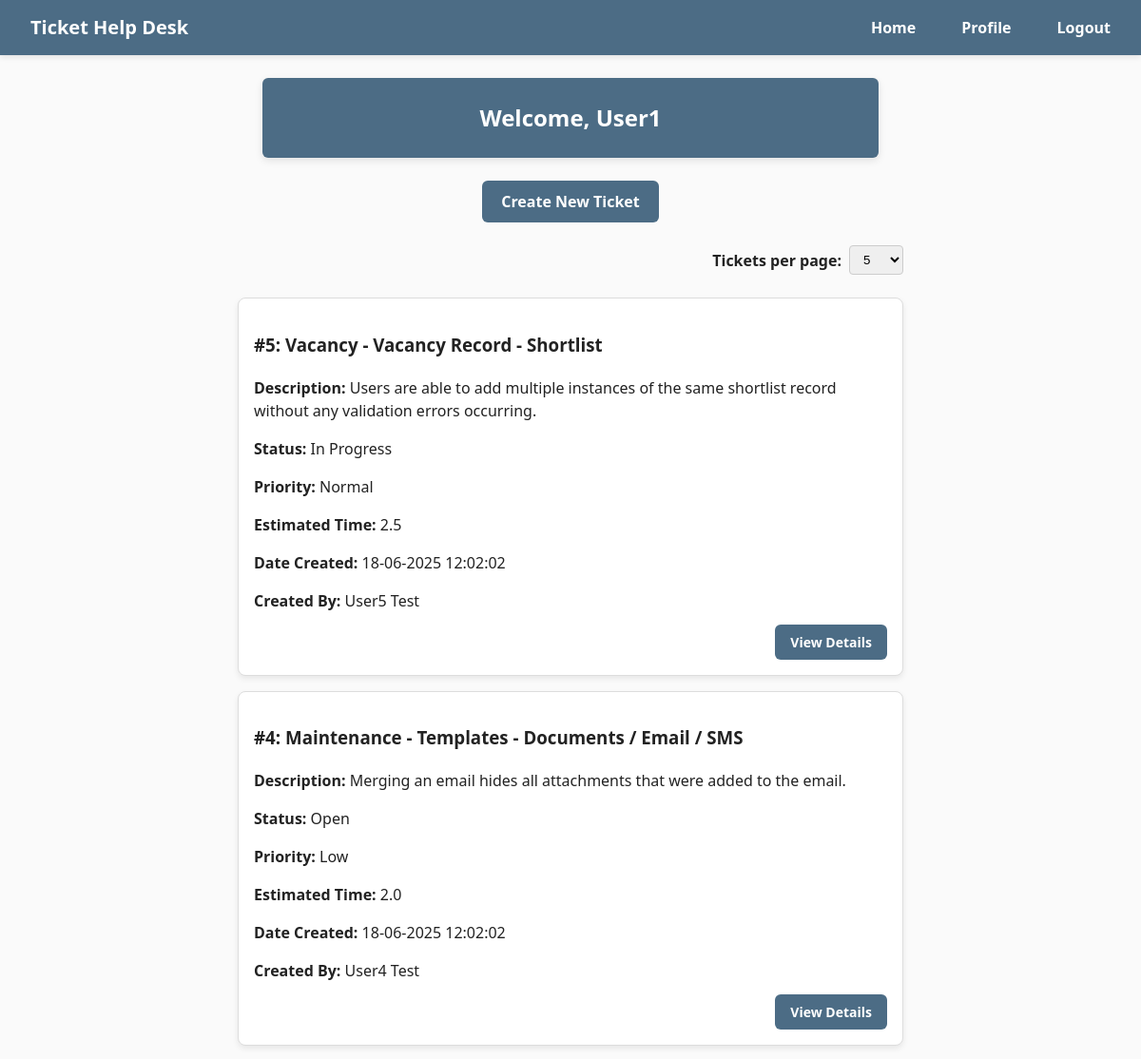
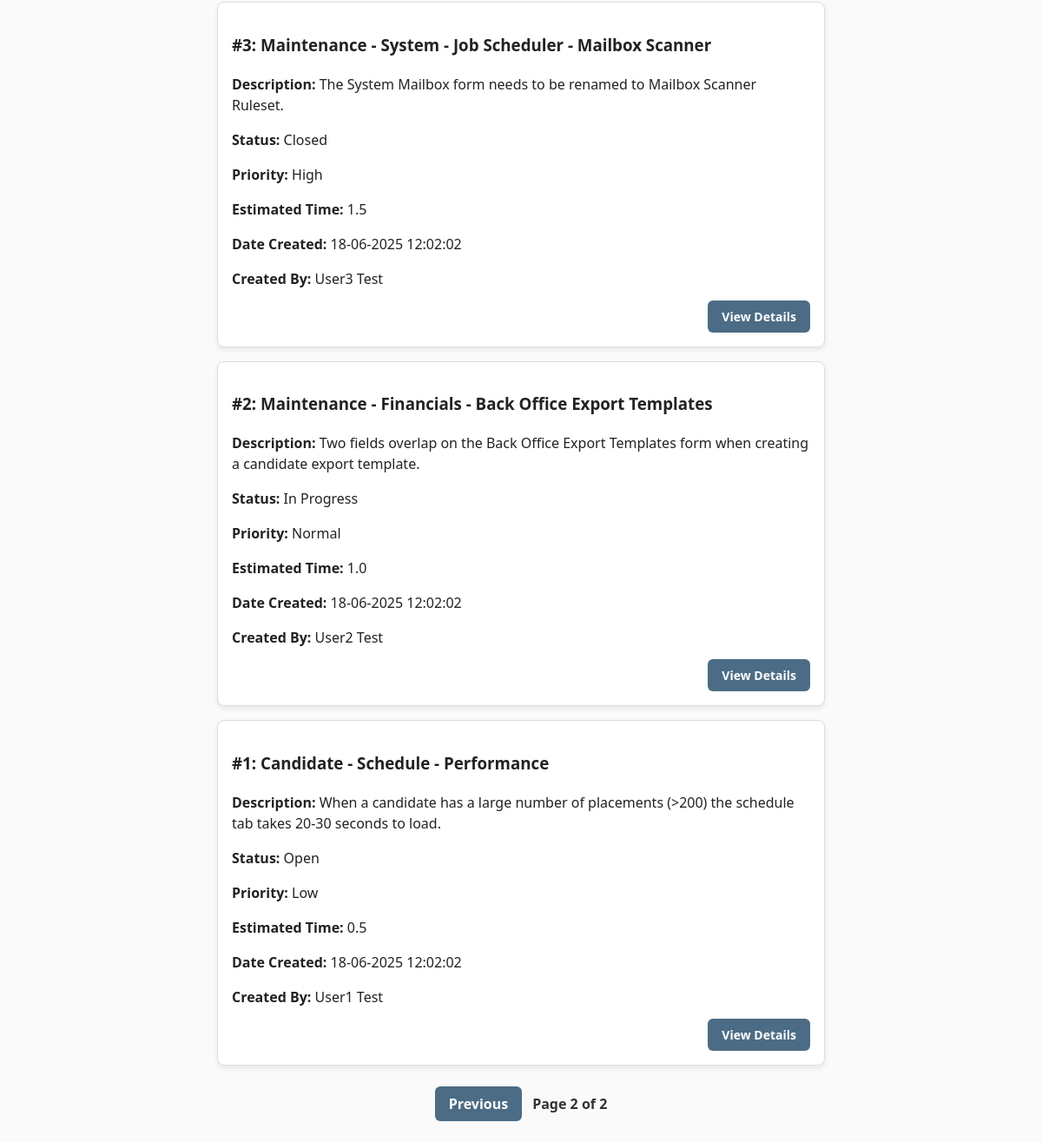
/?page=2&per_page=5 (signed in), run on the app's committed database (2 pictures, top to bottom).
### HelpDeskTicketingSystem/models/UserModel.py (models this page shows)
class User(db.Model, UserMixin):
    id = db.Column(db.Integer, primary_key=True)
    forename = db.Column(db.String(50))
    surname = db.Column(db.String(50))
    email = db.Column(db.String(150), unique=True)
    password = db.Column(db.String(20))
    account_type = db.Column(db.String(20), nullable=False)

### HelpDeskTicketingSystem/models/TicketModel.py (models this page shows)
class Ticket(db.Model):
    id = db.Column(db.Integer, primary_key=True)
    subject = db.Column(db.String(100), nullable=False)
    description = db.Column(db.Text, nullable=False)
    status = db.Column(db.String(20), nullable=False)
    priority = db.Column(db.String(20), nullable=False)
    estimated_time = db.Column(db.Float, nullable=False)
    date_created = db.Column(db.DateTime(timezone=True), default=func.current_timestamp())
    date_updated = db.Column(db.DateTime(timezone=True), default=func.current_timestamp(), onupdate=func.current_timestamp())
    user_id = db.Column(db.Integer, db.ForeignKey('user.id'))
    user = relationship('User', backref='tickets')

### HelpDeskTicketingSystem/views/home.py (the view)
@home_bp.route('/')
@login_required
def home():
    page = request.args.get('page', 1, type=int)
    per_page = request.args.get('per_page', 5, type=int)
    if current_user.account_type == 'Administrator':
        tickets = Ticket.query.order_by(Ticket.id.desc()).paginate(page=page, per_page=per_page)
    else:
        tickets = Ticket.query.filter_by(user_id=current_user.id).order_by(Ticket.id.desc()).paginate(page=page, per_page=per_page)
    return render_template("home.html", user=current_user, tickets=tickets, per_page=per_page)

### HelpDeskTicketingSystem/__init__.py (called while the page is built)
def create_app(config_class=None):
    app = Flask(__name__)
    if config_class:
        app.config.from_object(config_class)
    else:
        app.config.from_object(Config)
    db.init_app(app)
    login_manager.init_app(app)
    login_manager.login_view = 'auth.login'
    from .views.home import home_bp
    from .views.auth import auth_bp
    from .views.users import users_bp
    from .views.tickets import tickets_bp
    app.register_blueprint(home_bp, url_prefix='/')
    app.register_blueprint(auth_bp, url_prefix='/')
    app.register_blueprint(tickets_bp, url_prefix='/')
    app.register_blueprint(users_bp, url_prefix='/')
    create_database(app)
    from .models import User
    @login_manager.user_loader
    def load_user(user_id):
        return User.query.get(int(user_id))
    return app

### HelpDeskTicketingSystem/templates/home.html (shortened to what this page needs)
{% extends "base.html" %}
{% block content %}
  <h2>Welcome, {{ user.forename }}</h2>
  <div class="create-ticket-wrapper">
    <a href="{{ url_for('tickets.create_ticket') }}" class="btn btn-primary btn-new-ticket">Create New Ticket</a>
  </div>
  <div class="per-page-form-wrapper">
  <form method="get" action="{{ url_for('home.home') }}" class="per-page-form">
    <label for="per_page">Tickets per page:</label>
    <select name="per_page" id="per_page" onchange="this.form.submit()">
      {% for option in [5, 10, 15, 20] %}
        <option value="{{ option }}" {% if per_page == option %}selected{% endif %}>{{ option }}</option>
      {% endfor %}
    </select>
  </form>
  </div>
  <br>
  {% if tickets.items %}
    <div class="list-group">
      {% for ticket in tickets.items %}
        <div class="entity-card entity-card--list">
          <h3>#{{ ticket.id }}: {{ ticket.subject }}</h3>
          <p><strong>Description:</strong> {{ ticket.description }}</p>
          <p><strong>Status:</strong> {{ ticket.status }}</p>
          <p><strong>Priority:</strong> {{ ticket.priority }}</p>
          <p><strong>Estimated Time:</strong> {{ ticket.estimated_time }}</p>
          <p><strong>Date Created:</strong> {{ ticket.date_created.strftime('%d-%m-%Y %H:%M:%S') }}</p>
          {% if current_user.account_type == 'Administrator' %}
            <p><strong>Created By:</strong> {{ ticket.user.forename }} {{ ticket.user.surname }}</p>
          {% endif %}
          <a href="{{ url_for('tickets.ticket_details', ticket_id=ticket.id) }}" class="btn btn-primary">View Details</a>
        </div>
      {% endfor %}
    </div>
    <div class="pagination">
      {% if tickets.has_prev %}
        <a href="{{ url_for('home.home', page=tickets.prev_num, per_page=per_page) }}" class="btn btn-secondary">Previous</a>
      {% endif %}
      Page {{ tickets.page }} of {{ tickets.pages }}
    </div>
  {% else %}
    <p class="no-tickets">No tickets are associated with this user.</p>
  {% endif %}
{% endblock %}

### HelpDeskTicketingSystem/static/main.css (style rules this page uses)
body { margin: 0; padding: 0; font-family: "Segoe UI", sans-serif; font-size: 16px; line-height: 1.5; color: #222; background-color: #fafafa; }
h2 { background: #fff; padding: 24px; border-radius: 6px; box-shadow: 0 3px 8px rgba(0, 0, 0, 0.1); max-width: 600px; margin: 0 auto; text-align: center; margin-bottom: 24px; background-color: #4C6C85; color: #fff; }
a { color: #4C6C85; text-decoration: none; }
p { color: #222; text-decoration: none; font-weight: 300; }
.create-ticket-wrapper { text-align: center; margin: 24px 0; }
.btn-new-ticket { display: inline-block; background-color: #4C6C85; color: #fff; padding: 10px 20px; font-size: 1rem; font-weight: 600; border: none; border-radius: 6px; cursor: pointer; transition: background-color 0.2s ease; }
.per-page-form-wrapper { display: flex; justify-content: flex-end; max-width: 700px; margin: 0 16px 0 100px; padding: 0; }
.per-page-form { display: flex; justify-content: flex-end; align-items: center; gap: 8px; font-weight: 600; margin: 0; margin-left: 32px; }
.per-page-form label { margin: 0; font-weight: 600; }
.per-page-form select { padding: 6px 10px; border-radius: 4px; border: 1px solid #ccc; }
.pagination { display: flex; justify-content: center; align-items: center; gap: 12px; margin-top: 24px; font-weight: 600; color: #333; font-size: 1rem; }
.pagination a.btn { background-color: #4C6C85; color: #fff; padding: 8px 16px; border-radius: 6px; border: none; font-weight: 700; text-decoration: none; cursor: pointer; transition: background-color 0.2s; }
.list-group { list-style: none; padding: 0; max-width: 700px; margin: 0 auto; }
.entity-card { background: #fff; border: 1px solid #ddd; border-radius: 8px; box-shadow: 0 3px 6px rgba(0, 0, 0, 0.08); padding: 16px; margin-bottom: 16px; }
.entity-card--list { position: relative; max-width: 800px; margin-left: auto; margin-right: auto; text-align: left; padding-bottom: 50px; }
.entity-card--list .btn-primary { position: absolute; bottom: 16px; right: 16px; width: auto; padding: 8px 16px; font-size: 14px; font-weight: 700; border: none; border-radius: 6px; background: #4C6C85; color: #fff; cursor: pointer; }

### data on the page
User: forename "User1"
Ticket: id "5", subject "Vacancy - Vacancy Record - Shortlist", description "Users are able to add multiple instances of the same shortlist record without any validation errors occurring.", status "In Progress", priority "Normal", estimated_time "2.5", date_created "18-06-2025 12:02:02", user.forename "User5", user.surname "Test"
Ticket: id "4", subject "Maintenance - Templates - Documents / Email / SMS", description "Merging an email hides all attachments that were added to the email.", status "Open", priority "Low", estimated_time "2.0", date_created "18-06-2025 12:02:02", user.forename "User4", user.surname "Test"
Ticket: id "3", subject "Maintenance - System - Job Scheduler - Mailbox Scanner", description "The System Mailbox form needs to be renamed to Mailbox Scanner Ruleset.", status "Closed", priority "High", estimated_time "1.5", date_created "18-06-2025 12:02:02", user.forename "User3", user.surname "Test"
Ticket: id "2", subject "Maintenance - Financials - Back Office Export Templates", description "Two fields overlap on the Back Office Export Templates form when creating a candidate export template.", status "In Progress", priority "Normal", estimated_time "1.0", date_created "18-06-2025 12:02:02", user.forename "User2", user.surname "Test"
Ticket: id "1", subject "Candidate - Schedule - Performance", description "When a candidate has a large number of placements (>200) the schedule tab takes 20-30 seconds to load.", status "Open", priority "Low", estimated_time "0.5", date_created "18-06-2025 12:02:02", user.forename "User1", user.surname "Test"

### other printed values
{{ tickets.page }} "2"
{{ tickets.pages }} "2"
form field per_page "5"
